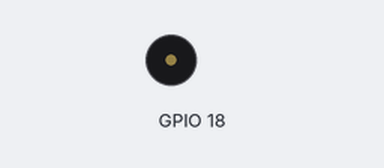
Simulated run of this sketch. Board: ESP32. Parts: buzzer (waves = sounding). What the sketch prints to the serial monitor is not drawn.

Above: at 0.4 s.
At 2.82 s:
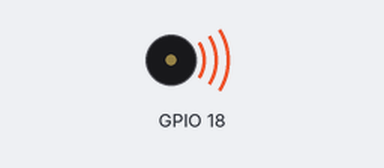
Timing chart, 0 to 3.1 s (numbered marks = the images above):
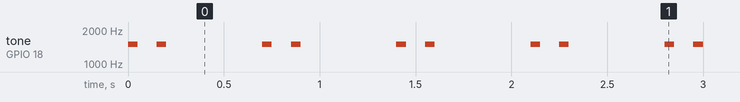

Measured:
- by itself, tone on GPIO 18: repeats every 0.70 s: silent 0.10 s, 1500 Hz 0.05 s, silent 0.50 s, 1500 Hz 0.05 s, until it stays silent from 6.5 s

The sketch:

test_buzzer.ino
```cpp
// (licence header left out)
#include "EasyBuzzer.h"

unsigned int frequency = 500;
unsigned int onDuration = 50;
unsigned int offDuration = 100;
unsigned int beeps = 2;
unsigned int pauseDuration = 500;
unsigned int cycles = 10;

void done() {
	Serial.print("Done!");
}

void setup() {
	Serial.begin(115200);
  EasyBuzzer.setPin(18);
	/* Start a beeping sequence. */
	EasyBuzzer.beep(
		frequency+= 1000,		// Frequency in hertz(HZ).
		onDuration, 	// On Duration in milliseconds(ms).
		offDuration, 	// Off Duration in milliseconds(ms).
		beeps, 			// The number of beeps per cycle.
		pauseDuration, 	// Pause duration.
		cycles, 		// The number of cycle.
		done			// [Optional] Callback. A function to call when the sequence ends.
	);
}

void loop() {
	/* Always call this function in the loop for EasyBuzzer to work. */
	EasyBuzzer.update();
}
```
